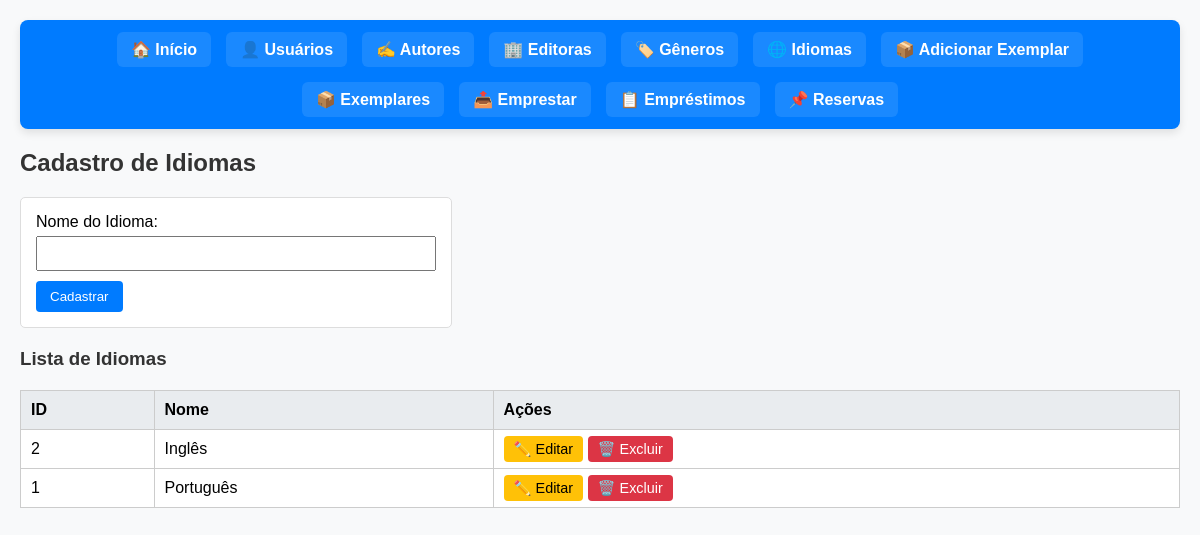
The app's page /idiomas.php with its own data.
### tables this page shows
CREATE TABLE `idiomas` (
  `id` int(11) NOT NULL,
  `nome` varchar(100) NOT NULL
);

### idiomas.php (the view, shortened to what this page needs)
<?php
require 'config.php';
$idiomaEdit = null;
$result = $conn->query("SELECT * FROM idiomas ORDER BY nome ASC");
?>
<!DOCTYPE html>
<html lang="pt-BR">
<head>
</head>
<body>
<?php include 'menu.php'; ?>
<h2><?= $idiomaEdit ? 'Editar Idioma' : 'Cadastro de Idiomas' ?></h2>
<form method="post">
    <label>Nome do Idioma:
        <input type="text" name="nome" required value="<?= htmlspecialchars($idiomaEdit['nome'] ?? '') ?>">
    </label>
    <button type="submit"><?= $idiomaEdit ? 'Atualizar' : 'Cadastrar' ?></button>
</form>
<h3>Lista de Idiomas</h3>
<table>
    <tr>
        <th>ID</th>
        <th>Nome</th>
        <th>Ações</th>
    </tr>
    <?php while ($row = $result->fetch_assoc()): ?>
    <tr>
        <td><?= $row['id'] ?></td>
        <td><?= htmlspecialchars($row['nome']) ?></td>
        <td>
            <a href="?editar=<?= $row['id'] ?>" class="btn editar">✏️ Editar</a>
            <a href="?excluir=<?= $row['id'] ?>" class="btn excluir" onclick="return confirm('Deseja excluir este idioma?')">🗑️ Excluir</a>
        </td>
    </tr>
    <?php endwhile; ?>
</table>
</body>
</html>

### idiomas.php (style rules this page uses)
body { font-family: Arial, sans-serif; margin: 20px; background: #f8f9fa; }
h2, h3 { color: #333; }
table { border-collapse: collapse; width: 100%; margin-top: 20px; background: #fff; }
th, td { border: 1px solid #ccc; padding: 10px; text-align: left; }
th { background-color: #e9ecef; }
form { margin-bottom: 20px; padding: 15px; background: #fff; border: 1px solid #ddd; border-radius: 5px; max-width: 400px; }
input[type="text"] { width: 100%; padding: 8px; margin-top: 5px; box-sizing: border-box; }
button { padding: 8px 14px; background-color: #007bff; color: white; border: none; border-radius: 4px; cursor: pointer; margin-top: 10px; }
a.btn { padding: 5px 10px; border-radius: 4px; text-decoration: none; font-size: 0.9em; }
.editar { background: #ffc107; color: black; }
.excluir { background: #dc3545; color: white; }

### records on screen
idiomas: id "2", nome "Inglês"
idiomas: id "1", nome "Português"
